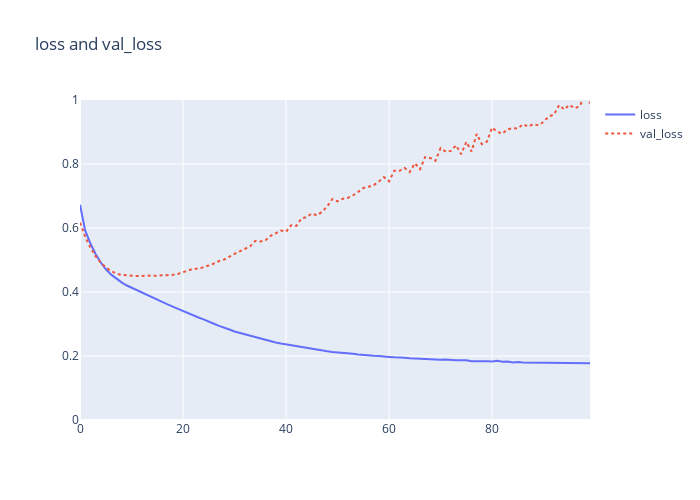
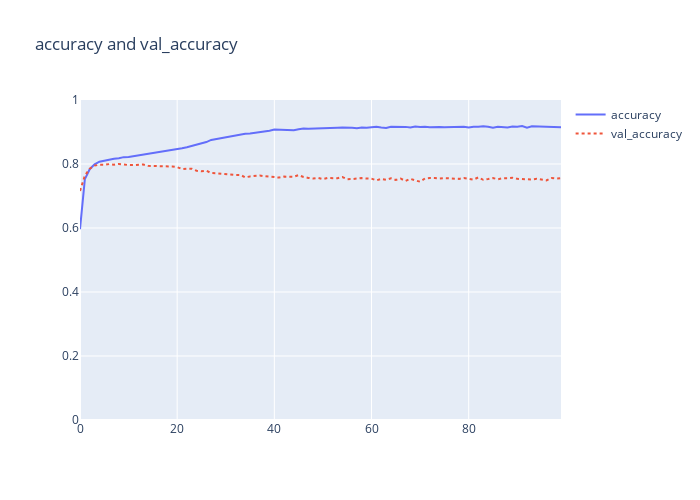

These figures' notebook cell, in order:
### Code cell
history_df = pd.DataFrame(history.history)

show_history_graph(history_df, 'loss', 'val_loss')
show_history_graph(history_df, 'accuracy', 'val_accuracy')
